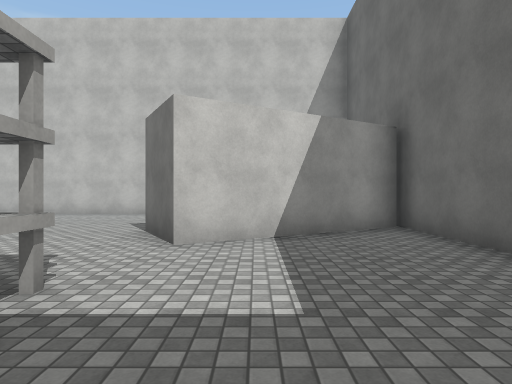
view 1 (above)

22 first-person views from a walk through a scene from a Unity 3-D project. The camera is 1.4 m above the floor, looks level and sees 75° across. The floor is counted in squares, 2 m on a side. Each view is taken from the middle of a square. On the plan, view 1 faces up. The plan holds only what a view shows up to about 10 squares ahead; the rest is blank. The place goes on beyond the plan. The player is left out. Surface patterns are stand-ins for the level's own textures.

view 2
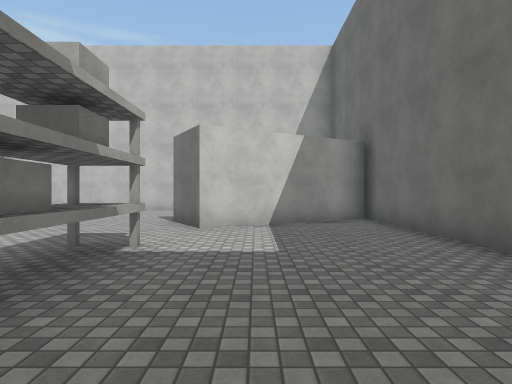

view 3
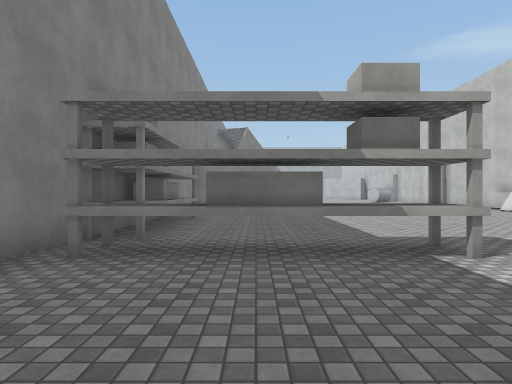

view 4
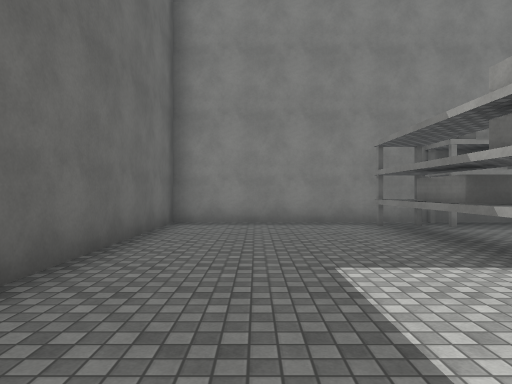

view 5
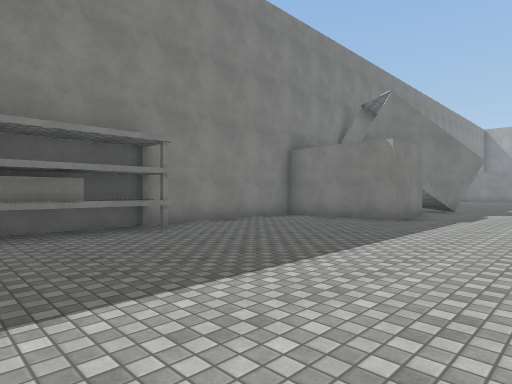

view 6
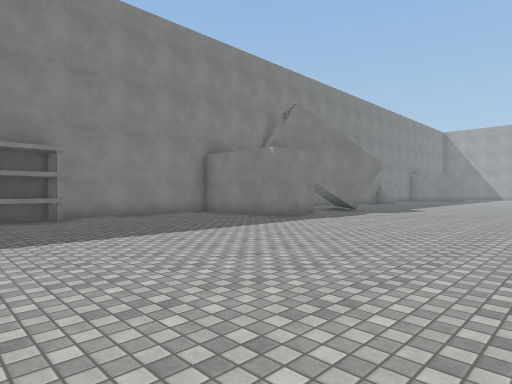

view 7
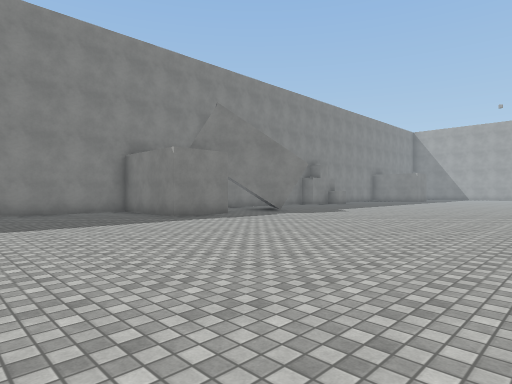

view 8
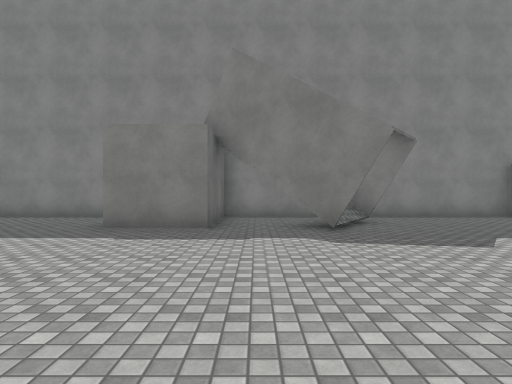

view 9
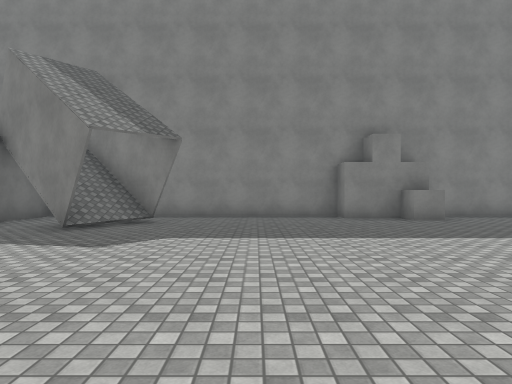

view 10
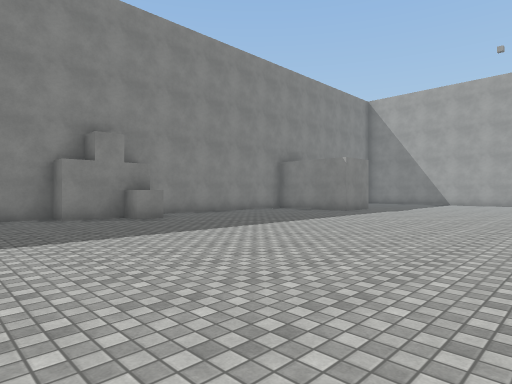

view 11
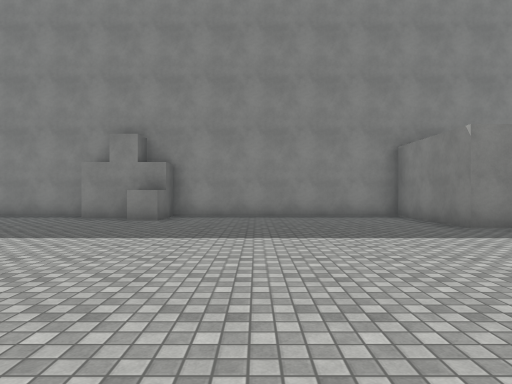

view 12
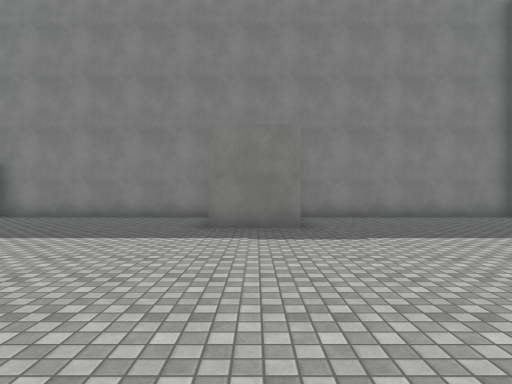

view 13
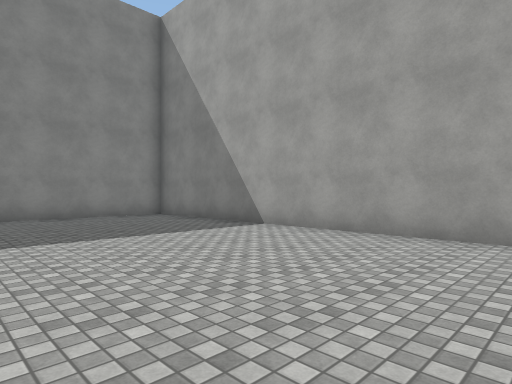

view 14
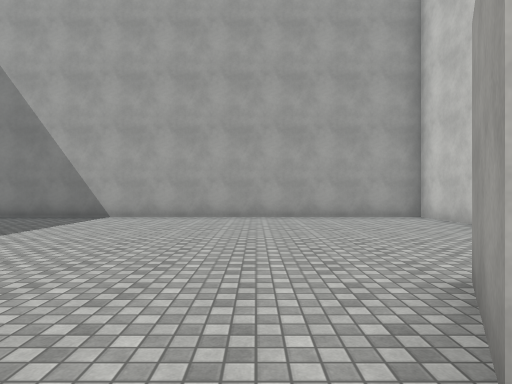

view 15
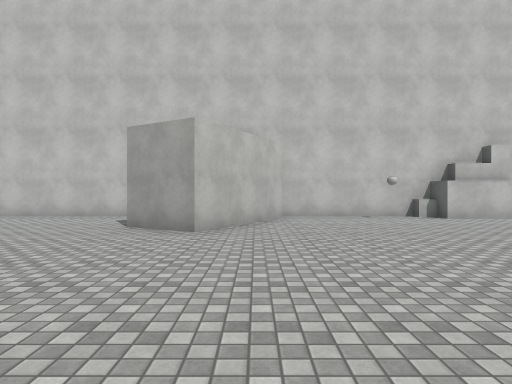

view 16
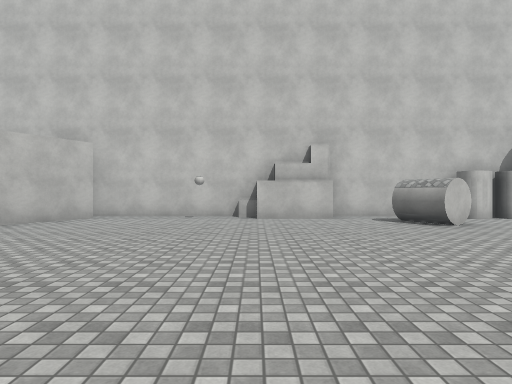

view 17
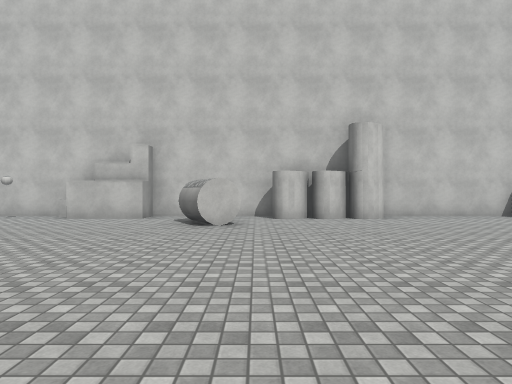

view 18
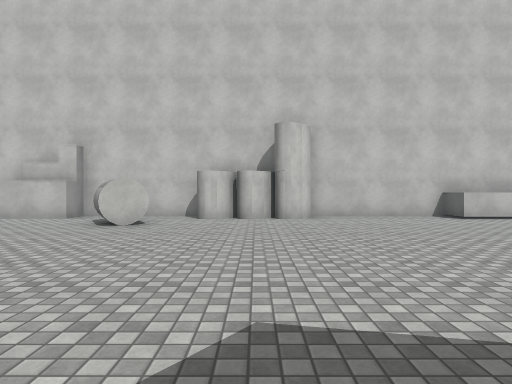

view 19
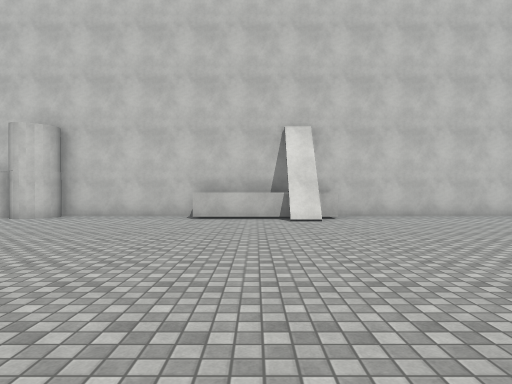

view 20
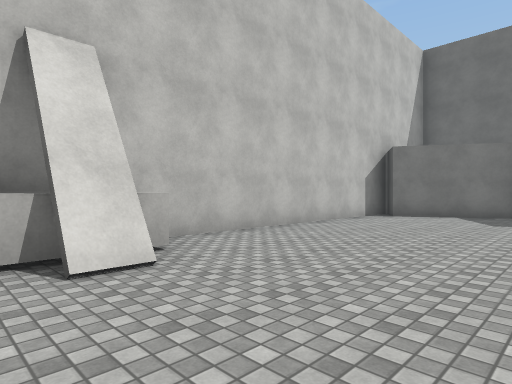

view 21
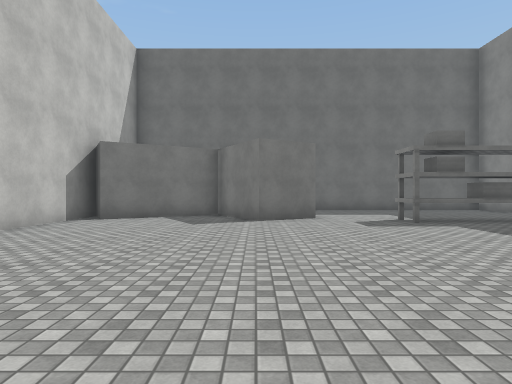

view 22
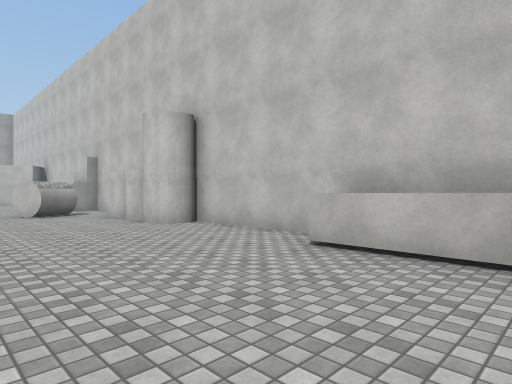

### Floor plan
Key: @ floor where view 1 was taken; # wall or solid block; . main floor; : floor 0.25 m higher than the main floor; / step, stairs or slope; ^ raised ledge; T thing the floor can be seen under or through; B box; C cylinder; O other object.
Columns run from 40 left of view 1 to 3 right of it. Each row starts with its distance up from view 1.
 11 #######   ##############################
 10 #......   #....BBB...CCC....^^^^.......#
  9 #....... ##........C..........:........##
  8 #.......##.........C....................#
  7 #........#..............................####
  6 #......................................###.#
  5 #......................................##..#
  4 #..........................................#
  3 #..........................................#
  2 #.....................................T....#
  1 #.......................#.............T....#
  0 #.......##.............:#.###.........T.@..#
 -1 #....... #............##/.###.........T....#
 -2 #....... #......OO........# #....######....#
 -3 ################  ######### ################

Where each view was taken, in squares from view 1:
view 1: 0 up, 0 right, facing up
view 2: 2 down, 0 right, facing up
view 3: 0 up, 2 right, facing left
view 4: 5 up, 1 right, facing down
view 5: 4 up, 4 left, facing down-left
view 6: 7 up, 5 left, facing down-left
view 7: 9 up, 7 left, facing down-left
view 8: 7 up, 15 left, facing down
view 9: 7 up, 20 left, facing down
view 10: 7 up, 20 left, facing down-left
view 11: 7 up, 27 left, facing down
view 12: 7 up, 32 left, facing down
view 13: 7 up, 34 left, facing down-left
view 14: 6 up, 30 left, facing left
view 15: 1 up, 30 left, facing up
view 16: 1 up, 25 left, facing up
view 17: 1 up, 20 left, facing up
view 18: 1 up, 18 left, facing up
view 19: 1 up, 11 left, facing up
view 20: 6 up, 11 left, facing up-right
view 21: 6 up, 10 left, facing right
view 22: 6 up, 10 left, facing up-left
